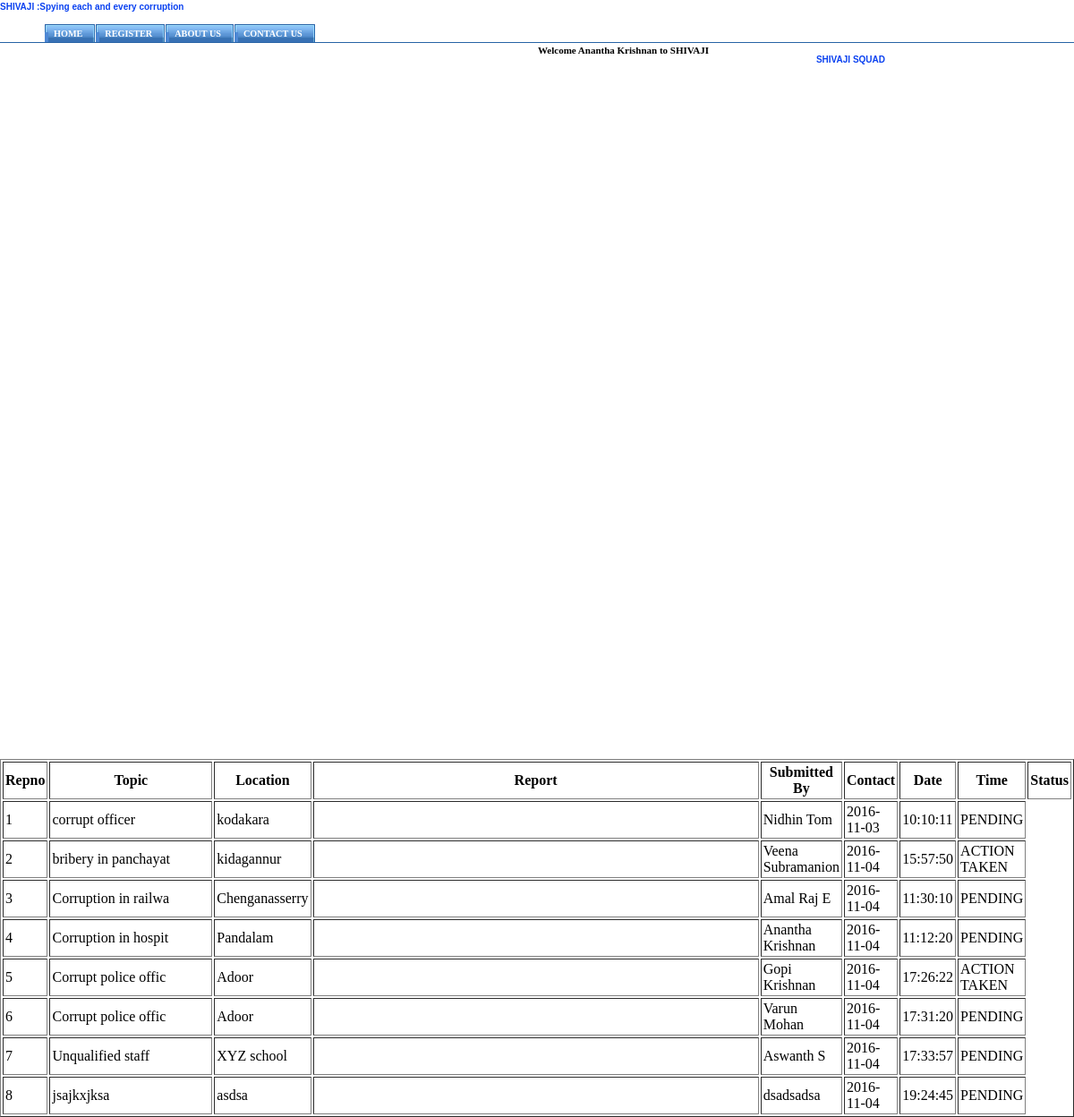
Screenshot of /squadaccount.php (signed in) with the database file from the repository.
### tables this page shows
CREATE TABLE IF NOT EXISTS `report` (
  `repno` int(5) NOT NULL AUTO_INCREMENT,
  `topic` varchar(30) NOT NULL,
  `location` varchar(15) NOT NULL,
  `body` text NOT NULL,
  `name` varchar(20) NOT NULL,
  `contact` bigint(15) NOT NULL,
  `date` date NOT NULL,
  `time` time NOT NULL,
  `status` varchar(15) NOT NULL,
  PRIMARY KEY (`repno`)
);

### squadaccount.php (the view, shortened to what this page needs)
<?php require 'connections/connect.php';?>
<head>
<link href="css/Master.css" rel="stylesheet" type="text/css" />
 <link href="css/Menu.css" rel="stylesheet" type="text/css" />
</head>
<body>
<h1>SHIVAJI :Spying each and every corruption</h1>
<div id="tabs">
  <ul>
    <li><a href="#"><span>HOME</span></a></li>
    <li><a href="#"><span>REGISTER</span></a></li>
    <li><a href="#"><span>ABOUT US</span></a></li>
    <li><a href="#"><span>CONTACT US</span></a></li>
     </ul>
</div>
<div>
<div id="Pageheading">
  <h1>SHIVAJI SQUAD</h1>
</div>
<div id = "user">
<div class="LeftBody">&nbsp;</div>
  <div class="Rightbody">Welcome
 <?php echo $_SESSION["name"];	?>
  to SHIVAJI</div>
</div>
<?php
$stmt = $con->query("SELECT * FROM report");
echo "<table border='1' cellpadding='2' cellspacing='2'";echo "<table border='1' cellpadding='2' cellspacing='2'";
echo "<tr><th>Repno</th><th>Topic</th><th>Location</th><th>Report</th><th>Submitted By</th><th>Contact</th><th>Date</th><th>Time</th><th>Status</th></tr>";
while($row = $stmt->fetch_array()) {
    $repno = $row['repno'];
    $topic = $row['topic'];
    $location = $row['location'];
    $name= $row['name'];
    $date = $row['date'];
    $time = $row['time'];
    $status = $row['status'];
    echo "<tr><td>".$repno."</td><td style='width: 200px;'>".$topic."</td><td>".$location."</td><td style='width: 600px;'>".$Report."</td><td>".$name."</td><td>".$date."</td><td>".$time."</td><td>".$status."</td></tr>";
}
?>

### css/Master.css (style rules this page uses)
body { margin: 0px; padding: 0px; }
#Pageheading { height:100px; padding:11px; float: right; margin-right: 200px; }
.LeftBody { width: 260px; float: left; height: 400px; }
.Rightbody { width:300px;float:right; height:800; }

### css/Menu.css (style rules this page uses)
body { font: bold 11px/1.5em Verdana; }
h1 { font-family: Verdana, Arial, Helvetica, sans-serif; font-size: 10px; font-weight: bold; margin: 0; padding: 0; text-align: left; color: #0A41F0; }
#tabs { float:left; width:100%; font-size:93%; border-bottom:1px solid #2763A5; line-height:normal; }
#tabs ul { margin:0; padding:10px 10px 0 50px; list-style:none; }
#tabs li { display:inline; margin:0; padding:0; }
#tabs a { float:left; background:url("tableft.gif") no-repeat left top; margin:0; padding:0 0 0 4px; text-decoration:none; }
#tabs a span { float:left; display:block; background:url("tabright.gif") no-repeat right top; padding:5px 15px 4px 6px; color:#FFF; }
#tabs a span { float:none; }

### rows the page displays
report: repno "1", topic "corrupt officer", location "kodakara", name "Nidhin Tom", date "2016-11-03", time "10:10:11", status "PENDING"
report: repno "2", topic "bribery in panchayat", location "kidagannur", name "Veena Subramanion", date "2016-11-04", time "15:57:50", status "ACTION TAKEN"
report: repno "3", topic "Corruption in railwa", location "Chenganasserry", name "Amal Raj E", date "2016-11-04", time "11:30:10", status "PENDING"
report: repno "4", topic "Corruption in hospit", location "Pandalam", name "Anantha Krishnan", date "2016-11-04", time "11:12:20", status "PENDING"
report: repno "5", topic "Corrupt police offic", location "Adoor", name "Gopi Krishnan", date "2016-11-04", time "17:26:22", status "ACTION TAKEN"
report: repno "6", topic "Corrupt police offic", location "Adoor", name "Varun Mohan", date "2016-11-04", time "17:31:20", status "PENDING"
report: repno "7", topic "Unqualified staff", location "XYZ school", name "Aswanth S", date "2016-11-04", time "17:33:57", status "PENDING"
report: repno "8", topic "jsajkxjksa", location "asdsa", name "dsadsadsa", date "2016-11-04", time "19:24:45", status "PENDING"

### other values shown
$_SESSION["name"] "Anantha Krishnan"
